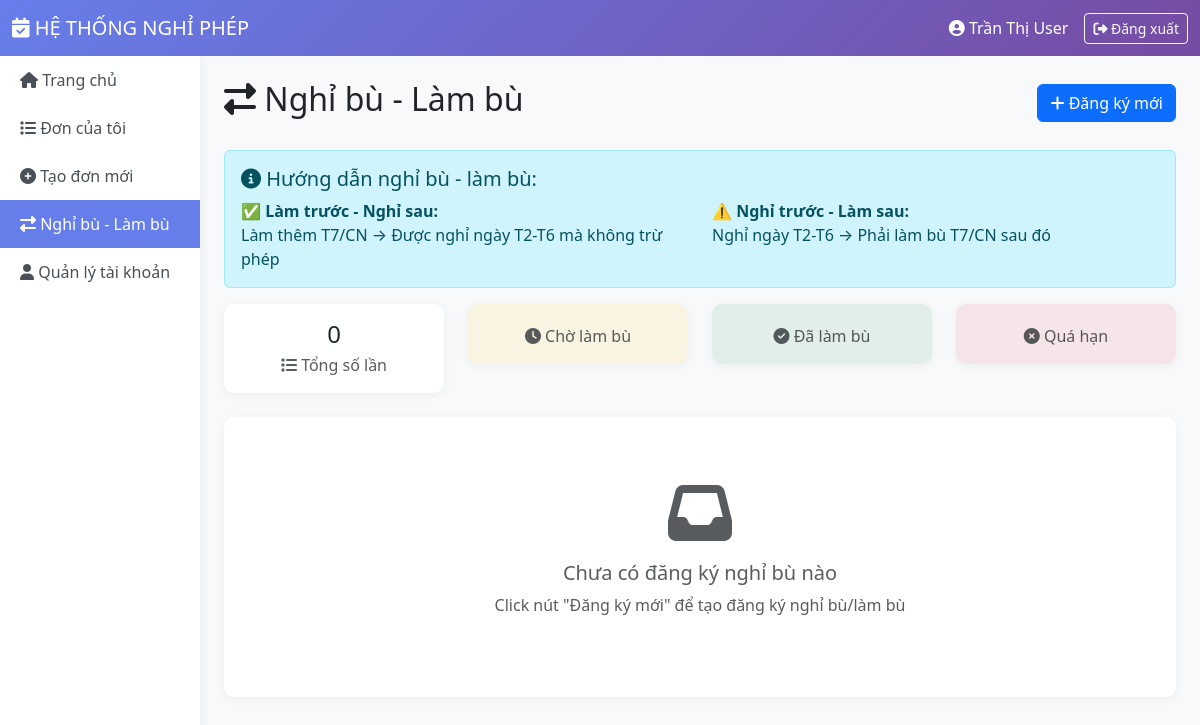
The page /views/user/nghi_bu.php (signed in) on the database as committed earlier.
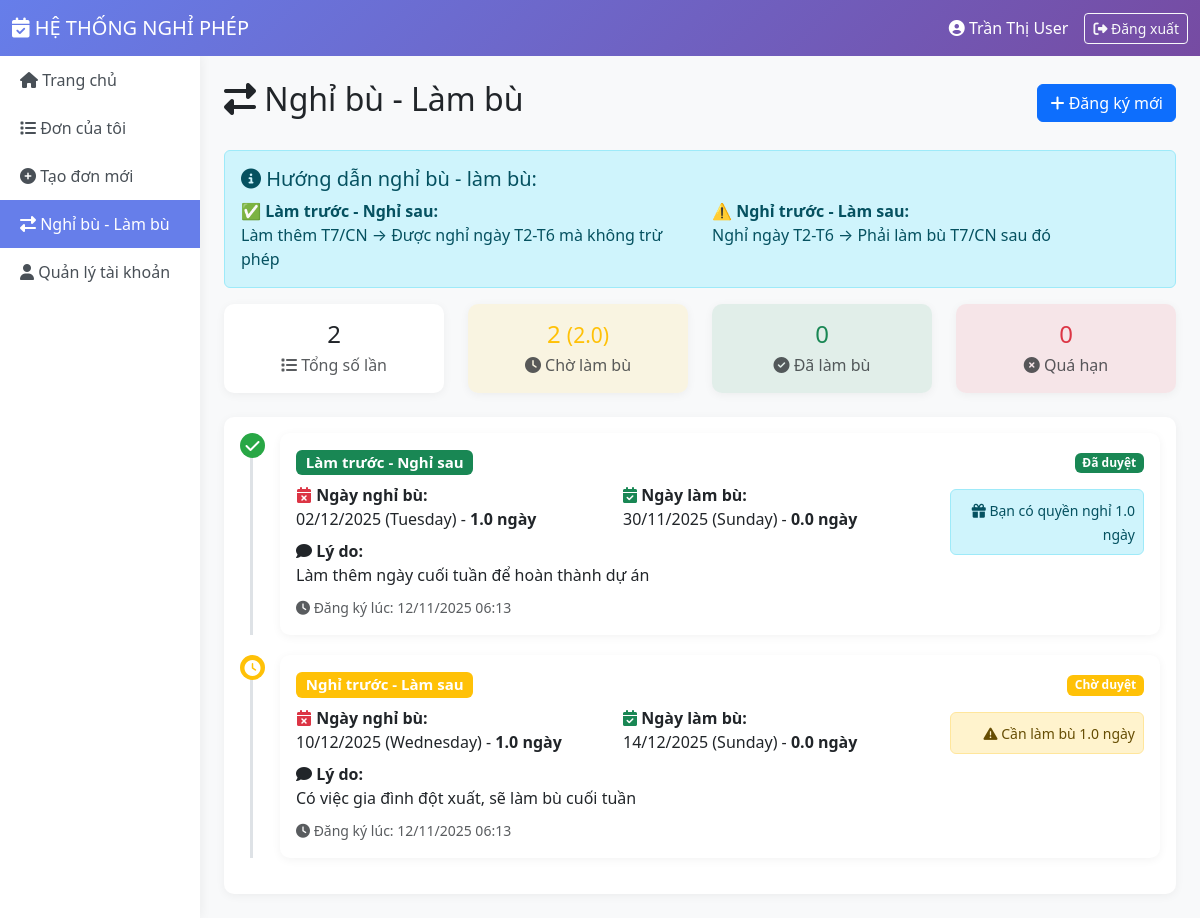
The same page on the database as committed later.
### tables this page shows
CREATE TABLE `nghibu` (
  `MaNghiBu` int(11) NOT NULL,
  `MaNguoiDung` varchar(50) NOT NULL,
  `LoaiNghiBu` enum('Nghi_truoc_lam_sau','Lam_truoc_nghi_sau') NOT NULL,
  `NgayNghiBu` date NOT NULL,
  `SoNgayNghi` decimal(5,1) NOT NULL DEFAULT 1.0,
  `NgayLamBu` date DEFAULT NULL,
  `SoNgayLam` decimal(5,1) DEFAULT 0.0,
  `TrangThai` enum('Cho_lam_bu','Da_lam_bu','Qua_han') DEFAULT 'Cho_lam_bu',
  `LyDo` text DEFAULT NULL,
  `GhiChu` varchar(255) DEFAULT NULL,
  `NguoiDuyet` varchar(50) DEFAULT NULL,
  `TrangThaiDuyet` enum('WAITING','ACCEPT','DENY') DEFAULT 'WAITING',
  `NgayTao` timestamp NOT NULL DEFAULT current_timestamp(),
  `NgayCapNhat` timestamp NOT NULL DEFAULT current_timestamp() ON UPDATE current_timestamp()
);

### includes/session.php (called while the page is built, shortened)
<?php
function isLoggedIn() {
    return isset($_SESSION['user_id']) && !empty($_SESSION['user_id']);
}
function getCurrentUser() {
    return [
        'id' => $_SESSION['user_id'],
        'username' => $_SESSION['username'],
        'fullname' => $_SESSION['fullname'],
        'email' => $_SESSION['email'],
        'role' => $_SESSION['role'],
        'department' => $_SESSION['department'] ?? ''
    ];
}
?>

### includes/functions.php (called while the page is built, shortened)
<?php
function formatDate($date, $format = 'd/m/Y') {
    $timestamp = strtotime($date);
    return date($format, $timestamp);
}
function formatDateTime($datetime, $format = 'd/m/Y H:i') {
    $timestamp = strtotime($datetime);
    return date($format, $timestamp);
}
?>

### views/user/nghi_bu.php (the view, shortened to what this page needs)
<?php
require_once __DIR__ . '/../../includes/session.php';
require_once __DIR__ . '/../../includes/functions.php';
$pdo = getDBConnection();
$currentUser = getCurrentUser();
$stmt = $pdo->prepare("
    SELECT nb.*,
           nd.HoTen as TenNguoiDuyet
    FROM NghiBu nb
    LEFT JOIN NguoiDung nd ON nb.NguoiDuyet = nd.MaNguoiDung
    WHERE nb.MaNguoiDung = ?
    ORDER BY nb.NgayTao DESC
");
$stmt->execute([$currentUser['id']]);
$nghiBuList = $stmt->fetchAll();
$stmt = $pdo->prepare("
    SELECT
        COUNT(*) as Total,
        SUM(CASE WHEN TrangThai = 'Cho_lam_bu' THEN 1 ELSE 0 END) as ChoLamBu,
        SUM(CASE WHEN TrangThai = 'Da_lam_bu' THEN 1 ELSE 0 END) as DaLamBu,
        SUM(CASE WHEN TrangThai = 'Qua_han' THEN 1 ELSE 0 END) as QuaHan,
        SUM(CASE WHEN TrangThai = 'Cho_lam_bu' THEN SoNgayNghi ELSE 0 END) as TongNgayChoLamBu
    FROM NghiBu
    WHERE MaNguoiDung = ?
");
$stmt->execute([$currentUser['id']]);
$stats = $stmt->fetch();
?>
<!DOCTYPE html>
<html lang="vi">
<head>
    <link href="https://cdn.jsdelivr.net/npm/bootstrap@5.3.0/dist/css/bootstrap.min.css" rel="stylesheet">
    <link rel="stylesheet" href="https://cdnjs.cloudflare.com/ajax/libs/font-awesome/6.4.0/css/all.min.css">
</head>
<body>
    <nav class="navbar navbar-expand-lg navbar-dark">
        <div class="container-fluid">
            <a class="navbar-brand" href="dashboard.php">
                <i class="fas fa-calendar-check"></i> HỆ THỐNG NGHỈ PHÉP
            </a>
            <div class="ms-auto d-flex align-items-center">
                <span class="text-white me-3">
                    <i class="fas fa-user-circle"></i> <?= htmlspecialchars($currentUser['fullname']) ?>
                </span>
                <a href="../../controllers/AuthController.php?action=logout" class="btn btn-outline-light btn-sm">
                    <i class="fas fa-sign-out-alt"></i> Đăng xuất
                </a>
            </div>
        </div>
    </nav>
    <div class="container-fluid">
        <div class="row">
            <div class="col-md-2 sidebar p-0">
                <ul class="nav flex-column">
                    <li class="nav-item">
                        <a class="nav-link" href="dashboard.php">
                            <i class="fas fa-home"></i> Trang chủ
                        </a>
                    </li>
                    <li class="nav-item">
                        <a class="nav-link" href="my_leaves.php">
                            <i class="fas fa-list"></i> Đơn của tôi
                        </a>
                    </li>
                    <li class="nav-item">
                        <a class="nav-link" href="create_leave.php">
                            <i class="fas fa-plus-circle"></i> Tạo đơn mới
                        </a>
                    </li>
                    <li class="nav-item">
                        <a class="nav-link active" href="nghi_bu.php">
                            <i class="fas fa-exchange-alt"></i> Nghỉ bù - Làm bù
                        </a>
                    </li>
                    <li class="nav-item">
                        <a class="nav-link" href="profile.php">
                            <i class="fas fa-user"></i> Quản lý tài khoản
                        </a>
                    </li>
                </ul>
            </div>
            <div class="col-md-10 p-4">
                <div class="d-flex justify-content-between align-items-center mb-4">
                    <h2>
                        <i class="fas fa-exchange-alt"></i> Nghỉ bù - Làm bù
                    </h2>
                    <a href="create_nghi_bu.php" class="btn btn-primary">
                        <i class="fas fa-plus"></i> Đăng ký mới
                    </a>
                </div>
                <div class="alert alert-info">
                    <h5><i class="fas fa-info-circle"></i> Hướng dẫn nghỉ bù - làm bù:</h5>
                    <div class="row">
                        <div class="col-md-6">
                            <strong>✅ Làm trước - Nghỉ sau:</strong>
                            <p class="mb-0">Làm thêm T7/CN → Được nghỉ ngày T2-T6 mà không trừ phép</p>
                        </div>
                        <div class="col-md-6">
                            <strong>⚠️ Nghỉ trước - Làm sau:</strong>
                            <p class="mb-0">Nghỉ ngày T2-T6 → Phải làm bù T7/CN sau đó</p>
                        </div>
                    </div>
                </div>
                <div class="row mb-4">
                    <div class="col-md-3">
                        <div class="card text-center p-3">
                            <h4 class="mb-1"><?= $stats['Total'] ?></h4>
                            <p class="text-muted mb-0"><i class="fas fa-list"></i> Tổng số lần</p>
                        </div>
                    </div>
                    <div class="col-md-3">
                        <div class="card text-center p-3 bg-warning bg-opacity-10">
                            <h4 class="mb-1 text-warning">
                                <?= $stats['ChoLamBu'] ?>
                                <?php if ($stats['TongNgayChoLamBu'] > 0): ?>
                                    <small>(<?= number_format($stats['TongNgayChoLamBu'], 1) ?>)</small>
                                <?php endif; ?>
                            </h4>
                            <p class="text-muted mb-0"><i class="fas fa-clock"></i> Chờ làm bù</p>
                        </div>
                    </div>
                    <div class="col-md-3">
                        <div class="card text-center p-3 bg-success bg-opacity-10">
                            <h4 class="mb-1 text-success"><?= $stats['DaLamBu'] ?></h4>
                            <p class="text-muted mb-0"><i class="fas fa-check-circle"></i> Đã làm bù</p>
                        </div>
                    </div>
                    <div class="col-md-3">
                        <div class="card text-center p-3 bg-danger bg-opacity-10">
                            <h4 class="mb-1 text-danger"><?= $stats['QuaHan'] ?></h4>
                            <p class="text-muted mb-0"><i class="fas fa-times-circle"></i> Quá hạn</p>
                        </div>
                    </div>
                </div>
                <div class="card">
                    <div class="card-body">
                        <?php if (empty($nghiBuList)): ?>
                            <div class="text-center py-5 text-muted">
                                <i class="fas fa-inbox fa-4x mb-3"></i>
                                <h5>Chưa có đăng ký nghỉ bù nào</h5>
                                <p>Click nút "Đăng ký mới" để tạo đăng ký nghỉ bù/làm bù</p>
                            </div>
                        <?php else: ?>
                            <?php foreach ($nghiBuList as $item): ?>
                            <div class="timeline-item">
                                <div class="timeline-icon <?= $item['LoaiNghiBu'] == 'Lam_truoc_nghi_sau' ? 'type-lam-truoc' : 'type-nghi-truoc' ?>">
                                    <i class="fas fa-<?= $item['LoaiNghiBu'] == 'Lam_truoc_nghi_sau' ? 'check' : 'clock' ?>"></i>
                                </div>
                                <div class="card mb-3">
                                    <div class="card-body">
                                        <div class="row">
                                            <div class="col-md-9">
                                                <h5 class="mb-2">
                                                    <?php if ($item['LoaiNghiBu'] == 'Lam_truoc_nghi_sau'): ?>
                                                        <span class="badge bg-success">Làm trước - Nghỉ sau</span>
                                                    <?php else: ?>
                                                        <span class="badge bg-warning">Nghỉ trước - Làm sau</span>
                                                    <?php endif; ?>
                                                </h5>
                                                <div class="row mb-2">
                                                    <div class="col-md-6">
                                                        <strong><i class="fas fa-calendar-times text-danger"></i> Ngày nghỉ bù:</strong><br>
                                                        <?= formatDate($item['NgayNghiBu']) ?>
                                                        (<?= date('l', strtotime($item['NgayNghiBu'])) ?>)
                                                        - <strong><?= $item['SoNgayNghi'] ?> ngày</strong>
                                                    </div>
                                                    <div class="col-md-6">
                                                        <strong><i class="fas fa-calendar-check text-success"></i> Ngày làm bù:</strong><br>
                                                        <?php if ($item['NgayLamBu']): ?>
                                                            <?= formatDate($item['NgayLamBu']) ?>
                                                            (<?= date('l', strtotime($item['NgayLamBu'])) ?>)
                                                            - <strong><?= $item['SoNgayLam'] ?> ngày</strong>
                                                        <?php else: ?>
                                                            <span class="text-muted">Chưa xác định</span>
                                                        <?php endif; ?>
                                                    </div>
                                                </div>
                                                <?php if ($item['LyDo']): ?>
                                                <p class="mb-2">
                                                    <strong><i class="fas fa-comment"></i> Lý do:</strong><br>
                                                    <?= nl2br(htmlspecialchars($item['LyDo'])) ?>
                                                </p>
                                                <?php endif; ?>
                                                <small class="text-muted">
                                                    <i class="fas fa-clock"></i> Đăng ký lúc: <?= formatDateTime($item['NgayTao']) ?>
                                                </small>
                                            </div>
                                            <div class="col-md-3 text-end">
                                                <?php if ($item['TrangThaiDuyet'] == 'WAITING'): ?>
                                                    <span class="badge bg-warning mb-2">Chờ duyệt</span>
                                                <?php elseif ($item['TrangThaiDuyet'] == 'ACCEPT'): ?>
                                                    <span class="badge bg-success mb-2">Đã duyệt</span>
                                                <?php else: ?>
                                                    <span class="badge bg-danger mb-2">Từ chối</span>
                                                <?php endif; ?>
                                                <?php if ($item['LoaiNghiBu'] == 'Lam_truoc_nghi_sau' && $item['TrangThai'] == 'Cho_lam_bu'): ?>
                                                    <div class="alert alert-info p-2 mt-2">
                                                        <small>
                                                            <i class="fas fa-gift"></i>
                                                            Bạn có quyền nghỉ <?= $item['SoNgayNghi'] ?> ngày
                                                        </small>
                                                    </div>
                                                <?php endif; ?>
                                                <?php if ($item['LoaiNghiBu'] == 'Nghi_truoc_lam_sau' && $item['TrangThai'] == 'Cho_lam_bu'): ?>
                                                    <div class="alert alert-warning p-2 mt-2">
                                                        <small>
                                                            <i class="fas fa-exclamation-triangle"></i>
                                                            Cần làm bù <?= $item['SoNgayNghi'] ?> ngày
                                                        </small>
                                                    </div>
                                                <?php endif; ?>
                                            </div>
                                        </div>
                                    </div>
                                </div>
                            </div>
                            <?php endforeach; ?>
                        <?php endif; ?>
                    </div>
                </div>
            </div>
        </div>
    </div>
</body>
</html>

### views/user/nghi_bu.php (style rules this page uses)
body { background-color: #f8f9fa; }
.navbar { background: linear-gradient(135deg, #667eea 0%, #764ba2 100%); }
.sidebar { min-height: calc(100vh - 56px); background-color: #fff; box-shadow: 2px 0 10px rgba(0, 0, 0, 0.05); }
.sidebar .nav-link { color: #495057; padding: 12px 20px; transition: all 0.3s; }
.sidebar .nav-link:hover, .sidebar .nav-link.active { background-color: #667eea; color: white; }
.card { border: none; border-radius: 10px; box-shadow: 0 2px 10px rgba(0, 0, 0, 0.05); }
.timeline-item { position: relative; padding-left: 40px; margin-bottom: 20px; }
.timeline-item::before { content: ''; position: absolute; left: 10px; top: 0; width: 3px; height: 100%; background: #dee2e6; }
.timeline-icon { position: absolute; left: 0; top: 0; width: 25px; height: 25px; border-radius: 50%; display: flex; align-items: center; justify-content: center; }
.type-lam-truoc { background-color: #28a745; color: white; }
.type-nghi-truoc { background-color: #ffc107; color: white; }

Rows that differ between the two databases and show on the page:
added nghibu: shows "Làm trước - Nghỉ sau", NgayNghiBu "02/12/2025", NgayNghiBu "Tuesday", SoNgayNghi "1.0", NgayLamBu "30/11/2025", NgayLamBu "Sunday", SoNgayLam "0.0", LyDo "Làm thêm ngày cuối tuần để hoàn thành dự án", NgayTao "12/11/2025 06:13", TrangThaiDuyet "Đã duyệt"
added nghibu: shows "Nghỉ trước - Làm sau", NgayNghiBu "10/12/2025", NgayNghiBu "Wednesday", SoNgayNghi "1.0", NgayLamBu "14/12/2025", NgayLamBu "Sunday", SoNgayLam "0.0", LyDo "Có việc gia đình đột xuất, sẽ làm bù cuối tuần", NgayTao "12/11/2025 06:13", TrangThaiDuyet "Chờ duyệt"
Other text that changed with them:
$stats['Total']: "0" → "2"
$stats['ChoLamBu']: (not shown) → "2"
$stats['TongNgayChoLamBu']: (not shown) → "2.0"
$stats['DaLamBu']: (not shown) → "0"
$stats['QuaHan']: (not shown) → "0"
text no longer shown: "Chưa có đăng ký nghỉ bù nào Click nút \"Đăng ký mới\" để tạo đăng ký nghỉ bù/làm bù"
